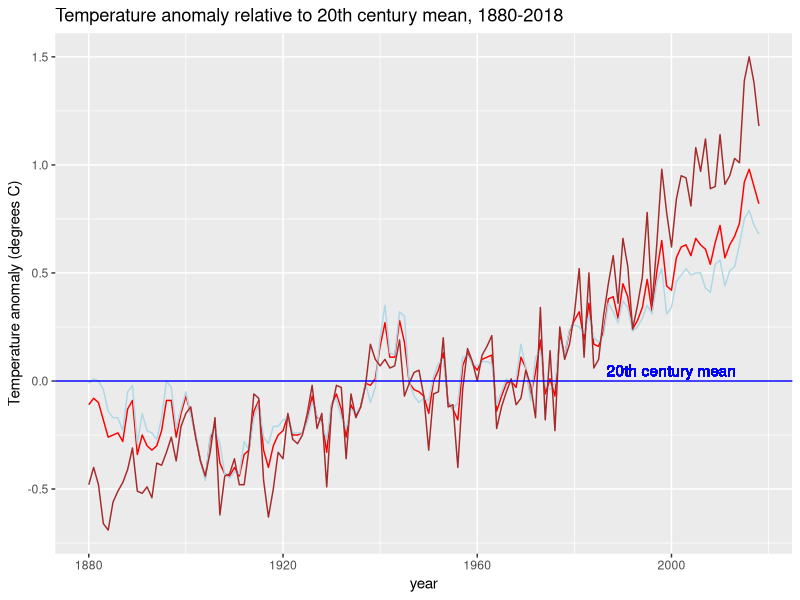

This figure's R source:
library(tidyverse)
library(dslabs)
data(temp_carbon)
data(greenhouse_gases)
data(historic_co2)

p<- temp_carbon %>% filter(!is.na(ocean_anomaly)) %>%
  ggplot(aes(year, temp_anomaly)) +
  geom_line(color='red') +
  geom_line(aes(year, ocean_anomaly), color='lightblue') +
  geom_line(aes(year, land_anomaly), color='brown')
p <- p + geom_hline(aes(yintercept = 0), col = "blue")
p <- p + ylab('Temperature anomaly (degrees C)') + ggtitle('Temperature anomaly relative to 20th century mean, 1880-2018') + geom_text(aes(x = 2000, y = 0.05, label = "20th century mean"), col = "blue")
p
  
